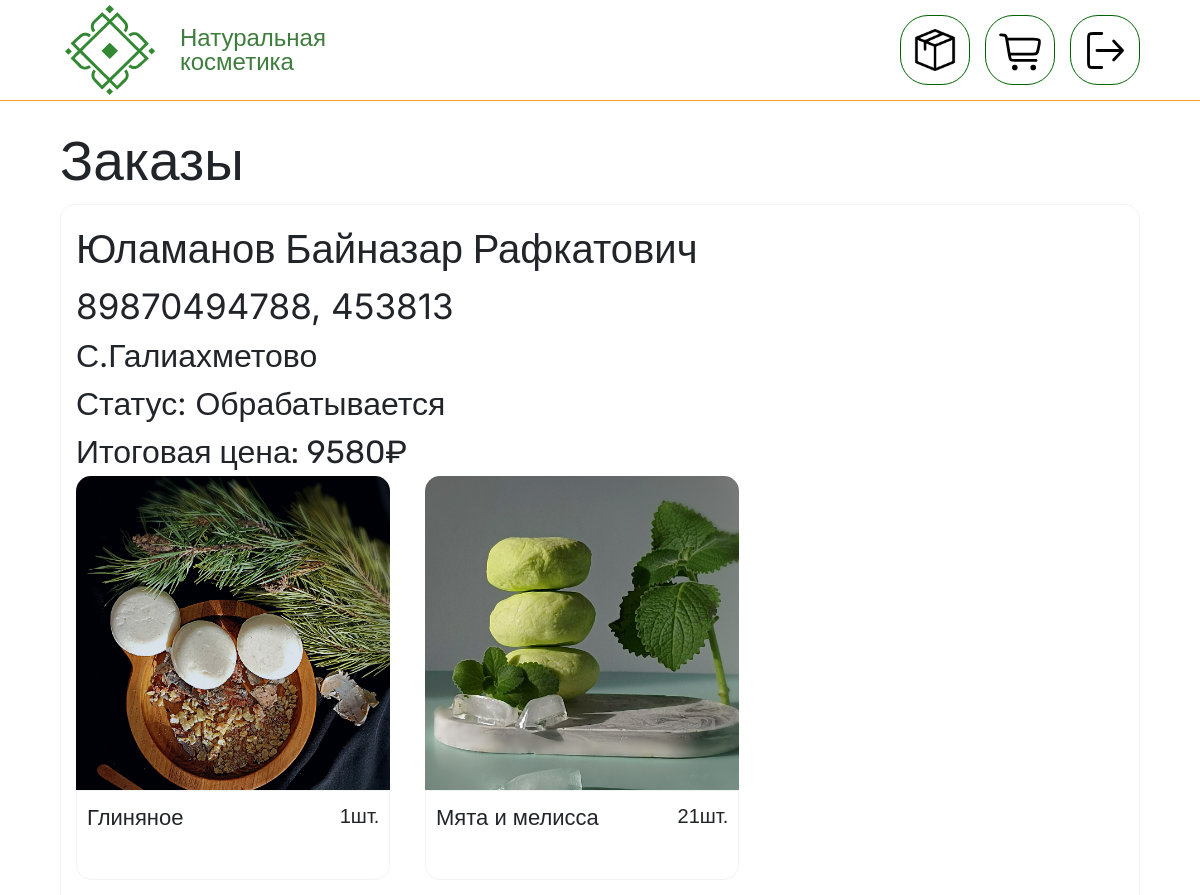
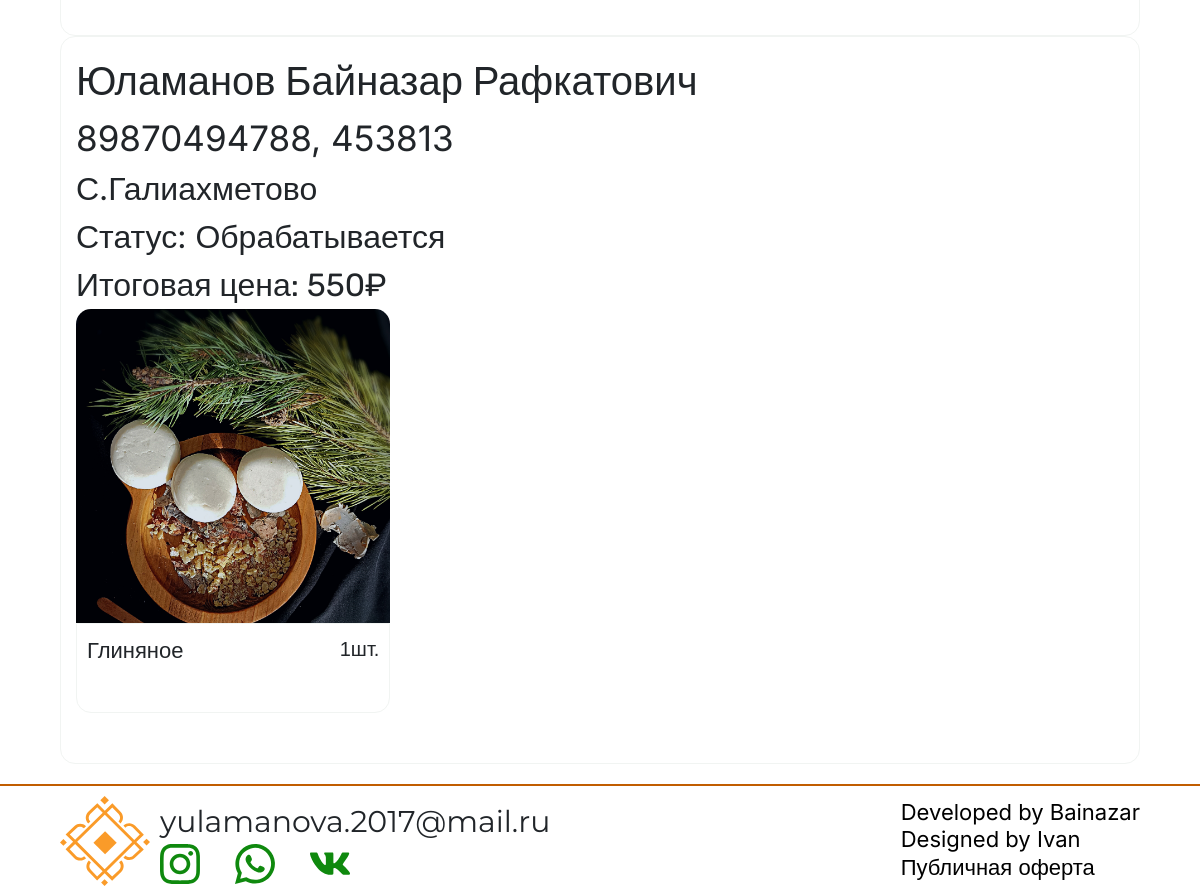
The app's page /orders (signed in) with its own data (2 pictures, top to bottom).
### main/models.py (models this page shows, shortened)
class Order(models.Model):
    payment_id = models.CharField('Payment ID', max_length=255, null=True)
    STATUSES = (
        ('a', 'Обрабатывается'),
        ('b', 'Передано в доставку'),
        ('c', 'Доставлено'),
        )
    user = models.ForeignKey(User, verbose_name="Пользователь", on_delete=models.CASCADE)
    lastname = models.CharField('Фамилия', max_length=200, default='Фамилия по умолчанию')
    name = models.CharField("Имя", max_length=200, default='Имя по умолчанию')
    patronymic = models.CharField('Отчество', max_length=200, default='Отчество по умолчанию')
    phone = models.CharField('Номер телефона', max_length=12, default='Не задан')
    street_address = models.CharField('Почтовый адрес', max_length=400, default='Адрес по умолчанию')
    postcode = models.CharField('Почтовый индекс', max_length=50, default='Индекс по умолчанию')
    common_price = models.PositiveIntegerField('Итоговая цена', default=1)
    date = models.DateTimeField("Дата и время", auto_now_add=True)
    status = models.CharField("Статус", max_length=1, choices=STATUSES, default='a')
    track_number = models.CharField('Трек номер', max_length=30, blank=True, null=True)
    paid = models.BooleanField("Оплачено(Да/Нет)", default=False)
    new = models.BooleanField("Новый", default=True)
    def get_status(self):
        statuses = {
            self.STATUSES[0][0]:self.STATUSES[0][1],
            self.STATUSES[1][0]:self.STATUSES[1][1],
            self.STATUSES[2][0]:self.STATUSES[2][1]
        }
        return statuses[self.status]
    class Meta:
        verbose_name = 'Заказ'
        verbose_name_plural = "Заказы"

class Order_relation(models.Model):
    user = models.ForeignKey(User, on_delete=models.CASCADE, verbose_name='Пользователь')
    product = models.ForeignKey(Product, verbose_name='Товар', on_delete=models.PROTECT)
    amount = models.PositiveIntegerField("Количество")
    order_pack = models.ForeignKey("Order", verbose_name='Пакет товаров', on_delete=models.CASCADE, related_name='order_relations')
    class Meta:
        verbose_name = 'Товар для заказа'
        verbose_name_plural = 'Товары для заказа'

class Product(models.Model):
    name = models.CharField("Название", max_length=250)
    description = models.TextField("Описание")
    price = models.IntegerField(verbose_name="Цена")
    category = models.ForeignKey(Category, verbose_name="Категория", on_delete=models.CASCADE)
    poster = models.ImageField(upload_to="posters/")
    components = models.ManyToManyField(Component, verbose_name="Составляющее")
    weight = models.PositiveIntegerField('Вес товара', help_text='Указывать в граммах', default=0)
    amount = models.IntegerField('Количество в наличии', default=1)
    def get_absolute_url(self):
        return reverse("product", kwargs={"id": self.pk})
    class Meta:
        verbose_name = 'Товар'
        verbose_name_plural = "Товары"

### main/views.py (the view)
    def inner(request):
        if not request.user.is_authenticated:
            return redirect('account_login')
        return func(request)

### main/orm_requests.py (called while the page is built)
def get_orders_of(user):
    return Order.objects.filter(user=user, paid=True).order_by('status')

### main/views.py (called while the page is built)
def login_required_without_next(func):
    def inner(request):
        if not request.user.is_authenticated:
            return redirect('account_login')
        return func(request)
    return inner

@login_required_without_next
def orders(request):
    user = request.user
    orders = get_orders_of(user)
    context = {'orders': orders}
    return render(request, 'main/orders.html', context)

### templates/main/orders.html (shortened to what this page needs)
{% extends 'base.html' %}{% load static %}
{% block content %}
<div class="orders-wrapper">
        {% if orders.count > 0 %}
        <span class="my-orders">Заказы</span>
        <div class="orders-list">
            {% for order in orders %}
            <div class="order-block">
                <span class="fio-in-orders">{{ order.lastname }} {{ order.name }} {{order.patronymic}}</span><br>
                <span class="number-postcode">{{ order.phone }}, {{ order.postcode }}</span><br>
                <span class="address-in-orders">{{ order.street_address }}</span><br>
                <span class="status">Статус: {{ order.get_status }}</span><br>
                <span class="price-in-orders">Итоговая цена: {{order.common_price}}₽</span>
                <div class="product-list-in-orders">
                    {% for relation in order.order_relations.all %}
                        <div class="product-block-in-orders">
                            <img onclick="location.href='{{ relation.product.get_absolute_url }}';" class="product-image-in-orders" src="{{ relation.product.poster.url }}" alt="">
                            <div class="name-amount">
                                <span class="product-title-in-orders">{{ relation.product.name }}</span>
                                <span class="amount">{{ relation.amount }}шт.</span>
                            </div>
                        </div>
                    {% endfor %}
                </div>
            </div>
            {% endfor %}
        </div>
        {% else %}
        <span class="my-orders">У вас ещё нет заказов</span>
        {% endif %}
</div>
{% endblock content %}

### templates/base.html (shortened to what this page needs)
{% load static %}
<!DOCTYPE html>
<html lang="ru">
<head>
    <link rel="stylesheet" href="https://cdn.jsdelivr.net/npm/bootstrap@5.2.3/dist/css/bootstrap.min.css">
    <link rel="stylesheet" href="https://cdn.jsdelivr.net/npm/swiper@8/swiper-bundle.min.css"/>
    <link rel="stylesheet" href="{% static 'css/main.css' %}">
</head>
<body>
    {% include 'include/header2.html' %}
        <main>
            {% block content %}Пустой блок content{% endblock content %}
        </main>
    {% include 'include/footer.html' %}
</body>
</html>

### templates/include/header2.html (shortened to what this page needs)
{% load static socialaccount %}
<header>
    <div class="header-wrapper">
        <a href="{% url 'home' %}">
        <div class="left">
            <img class="logo" src="{% static 'img/logo-green.svg' %}">
            <span class="natur">Натуральная<br>косметика</span>
        </div></a>
        {% if user.is_authenticated %}
            <div class="right">
                <a href="{% url 'orders' %}">
                    <div class="icon">
                        <img class="profile-icon" src="{% static 'img/box.png' %}" id='box'>
                    </div>
                </a>
                <a href="{% url 'cart' %}">
                    <div class="icon">
                        <img class="profile-icon" src="{% static 'img/cart.svg' %}">
                    </div>
                </a>
                <a href="{% url 'account_logout' %}">
                    <div class="icon">
                        <img class="profile-icon" src="{% static 'img/exit.svg' %}">
                    </div>
                </a>
            </div>
        {% endif %}
    </div>
</header>

### templates/include/footer.html
{% load static %}
<footer>
    <div class="footer-wrapper">
        <img class="yellow-logo" src="{% static 'img/logo-yellow.svg' %}">
        <div class="contacts-block">
            <span class="mail">yulamanova.2017@mail.ru</span>
            <div class="contact-logos">
                <a href="https://instagram.com/safiya_milo?igshid=YmMyMTA2M2Y="><img class="contact-logo" src="{% static 'img/inst-logo.svg' %}"></a>
                <a href="https://api.whatsapp.com/qr/A5DWZJZGWX7TN1?autoload=1&app_absent=0"><img class="contact-logo" src="{% static 'img/whatsapp-logo.svg' %}"></a>
                <a href='https://vk.com/id136213309'><img class="contact-logo" src="{% static 'img/vk-for-footer.svg' %}"></a>
            </div>
        </div>
        <div class="info-about-us">
            <a target='_blank' class="creator-name-link" href="https://t.me/banzaikia">Developed by Bainazar</a>
            <a target='_blank' class="creator-name-link" href="https://vk.com/van.chessko">Designed by Ivan</a>
            <a target='_blank' class="creator-name-link" href="{% url 'about-shop' %}">Публичная оферта</a>
        </div>
    </div>
</footer>

### records on screen
Order: lastname "Юламанов", name "Байназар", patronymic "Рафкатович", phone "89870494788", postcode "453813", street_address "С.Галиахметово", get_status "Обрабатывается", common_price "9580"
Order_relation: product.poster (picture), product.name "Глиняное", amount "1"
Order_relation: product.poster (picture), product.name "Мята и мелисса", amount "21"
Order: lastname "Юламанов", name "Байназар", patronymic "Рафкатович", phone "89870494788", postcode "453813", street_address "С.Галиахметово", get_status "Обрабатывается", common_price "550"
Order_relation: product.poster (picture), product.name "Глиняное", amount "1"
